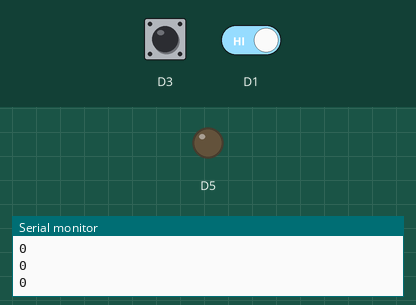
Recording of a sketch running on a simulated ESP8266 (NodeMCU). Shown: output pins drawn as LEDs (lit = HIGH), the last lines printed to the serial monitor. The inputs (shaded band) are chosen by the test bench; at power-on: D1 HIGH, D3 HIGH.

Above: at 1.5 s.
1.6 s: D1 driven LOW
At 2.7 s:
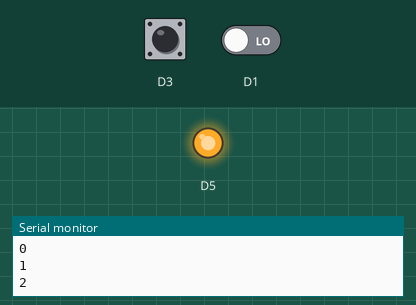
3.6 s: D1 driven HIGH
At 5.5 s:
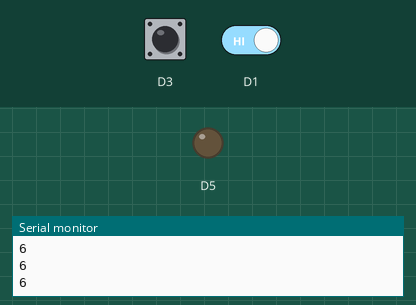
Timing chart, 0 to 7.0 s (numbered marks = the images above; inputs shaded):
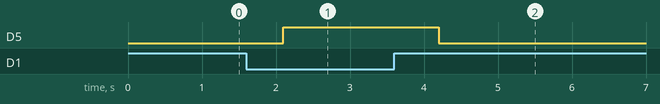

The sketch:

ENDEAVOUR23iot_copy_20230521123812.ino
```cpp
int val1 = 0 ;
 int val2=0;
 int c=0;
 void setup()
 {
   Serial.begin(9600);
   pinMode(14,HIGH);
 }
 void loop()
 {
  val1 = digitalRead(D1);
  val2 = digitalRead(D3);
  Serial.println(c);
  delay(350);
  if(val1 == 0 )
 {
   digitalWrite(D5,HIGH);
   c++;
  }
  else
  {
   digitalWrite(D5,LOW);
  }

 if(val2 == 0)
  {
   digitalWrite(D6,HIGH);
   c--;
  }
  else
  {
   digitalWrite(D6,LOW);
  }
}
```

Measured:
- after the input at 1.6 s, D5: LOW → HIGH after 0.50 s
- after the input at 3.6 s, D5: HIGH → LOW after 0.60 s
